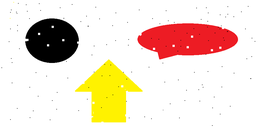
%> input picture Filtre Morfoloji ve Kenar Bulma/DaireOkBaloncuk.png, 260 x 130 px, shrunk from 957 x 479 before the run
$ octave filtreMorfoKenarBulma.m   (GNU Octave 9; MATLAB toolbox functions it lacks are replaced by stand-ins)
%> lines starting %> are read from the running program, lines starting %| are printed output that depends on the picture; in (x1, y1, x2, y2) boxes, pixels count from 0 and x2, y2 are one past the last pixel; in counts of white or black regions, pixels touching at a corner belong together; the program's own positions count from 1
resim = imread('DaireOkBaloncuk.png'); %resim alýndý
%> resim is the input picture: size 130x260x3 uint8; mean R, G, B 239.3, 222.5, 207.6
resimGray = resim(:,:,1)*0.2989 + resim(:,:,2)*0.5870 + resim(:,:,3)*0.1140;%resmi griye çevirdik
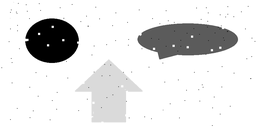
%> resimGray: size 130x260 uint8; min 0, max 255, mean 225.8

% medyan filtresi uygulamasý
[r,c]=size(resimGray);
%> r = 130; c = 260
resimMedyan=resimGray;
for i=2:r-3
    for j=2:c-3
        flt=[resimGray(i-1,j+3) resimGray(i,j+3) resimGray(i+1,j+3) resimGray(i+2,j+3) resimGray(i+3,j+3) resimGray(i+1,j+2) resimGray(i+3,j+1) resimGray(i+3,j) resimGray(i+3,j-1) resimGray(i-1,j+2) resimGray(i,j+2) resimGray(i+1,j+2) resimGray(i+2,j+2) resimGray(i+2,j-1) resimGray(i+2,j) resimGray(i+2,j+1) resimGray(i-1,j-1) resimGray(i-1,j) resimGray(i-1,j+1) resimGray(i,j-1) resimGray(i,j) resimGray(i,j+1) resimGray(i+1,j-1) resimGray(i+1,j) resimGray(i+1,j+1)];
        resimMedyan(i,j)=median(flt);
    end
end
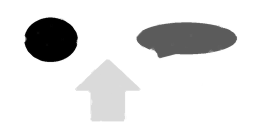
%> resimMedyan: size 130x260 uint8; 10.45% of pixels changed, all inside (x1, y1, x2, y2) = (1, 1, 256, 127)
% /medyan filtre uygulamasý sonu

% histogram bulma
histog = zeros(1,256);
[r,c] = size(resimMedyan);
for i = 1:r
    for j = 1:c
        histog(1, resimMedyan(i,j)+1) = histog(1, resimMedyan(i,j)+1) + 1;
    end
end
%> after the loop, histog = 256 values, max 26621 at index 255, min 0 at index 5, mean 132
% /histogram bulma sonu

% resmi siyah beyaz yapma
[r,c] = size(resimMedyan);
resimSiyahBeyaz = false(r,c);
for i = 1:r
    for j = 1:c
        if resimMedyan(i,j) < 254
            resimSiyahBeyaz(i,j) = true;
        end

    end
end
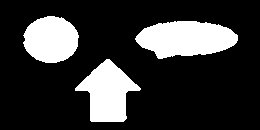
%> resimSiyahBeyaz: size 130x260 logical; 21.2% white; 3 white regions, box (x1, y1, x2, y2) and area: (135, 21, 238, 59) 2840, (75, 59, 141, 122) 2311, (23, 16, 79, 63) 2028
% /resmi siyah beyaz yapma

% Dilation(genleþme) kodu
genlesmeMatrisi=[1 1 1 1 1 1 1 1 1 1 1 1 1 1 1 1 1 1 1 1 1 1 1 1 1;];
KenarDoldurma=padarray(resimSiyahBeyaz,[0 3]);
%> KenarDoldurma: size 130x266 logical; 20.8% white; 3 white regions, box (x1, y1, x2, y2) and area: (138, 21, 241, 59) 2840, (78, 59, 144, 122) 2311, (26, 16, 82, 63) 2028
resimDilation=true(size(resimSiyahBeyaz));
for i=1:size(KenarDoldurma,1)
    for j=1:size(KenarDoldurma,2)-24
        resimDilation(i,j)=sum(genlesmeMatrisi&KenarDoldurma(i,j:j+24));
    end
end
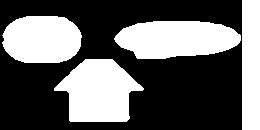
%> resimDilation: size 130x260 logical; 38.7% white; 4 white regions, box (x1, y1, x2, y2) and area: (54, 59, 144, 122) 3823, (114, 21, 241, 59) 3772, (2, 16, 82, 63) 3158, (242, 0, 260, 130) 2340
% /Dilation(genleþme) kodu sonu

% Erosion(aþýnma) kodu
asinmaMatrisi=[1 1 0];
kenarDoldurma=padarray(resimDilation,[0 1],1);
%> kenarDoldurma: size 130x262 logical; 39.2% white; 5 white regions, box (x1, y1, x2, y2) and area: (55, 59, 145, 122) 3823, (115, 21, 242, 59) 3772, (3, 16, 83, 63) 3158, (243, 0, 262, 130) 2470, (0, 0, 1, 130) 130
resimErosion=false(size(resimDilation));
for i=1:size(kenarDoldurma,1)
    for j=1:size(kenarDoldurma,2)-2
        In=kenarDoldurma(i,j:j+2);
        In1=find(asinmaMatrisi==1);
        if(In(In1)==1)
        resimErosion(i,j)=1;
        end
    end
end
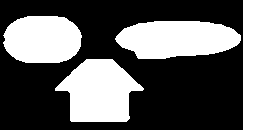
%> resimErosion: size 130x260 logical; 37.9% white; 4 white regions, box (x1, y1, x2, y2) and area: (55, 59, 144, 122) 3760, (115, 21, 241, 59) 3734, (3, 16, 82, 63) 3111, (243, 0, 260, 130) 2210
% /Erosion(aþýnma) kodu sonu

% /Sobel algoritmasý ile kenar bulma
resminAynasi=double(resimErosion);
for i=1:size(resminAynasi,1)-2
    for j=1:size(resminAynasi,2)-2
        Gx=((2*resminAynasi(i+2,j+1)+resminAynasi(i+2,j)+resminAynasi(i+2,j+2))-(2*resminAynasi(i,j+1)+resminAynasi(i,j)+resminAynasi(i,j+2)));
        Gy=((2*resminAynasi(i+1,j+2)+resminAynasi(i,j+2)+resminAynasi(i+2,j+2))-(2*resminAynasi(i+1,j)+resminAynasi(i,j)+resminAynasi(i+2,j)));
        kenarBul(i,j)=sqrt(Gx.^2+Gy.^2);
    end
end
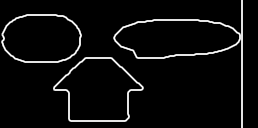
%> kenarBul: size 128x258 double; min 0, max 4.47, mean 0.215; drawn with min black and max white
% /Sobel algoritmasý ile kenar bulma

figure,
subplot(3,3,1);
imshow(resim);
title('Orjinal Resim');
subplot(3,3,2);
imshow(resimGray);
title('Gri Resim');
subplot(3,3,3);
imshow(resimMedyan);
title('Medyan Filtresi');
subplot(3,3,4);
imshow(resimSiyahBeyaz);
title('Siyah Beyaz Resim');
subplot(3,3,5);
imshow(resimDilation);
title('Genleþmiþ Resim');
subplot(3,3,6);
imshow(resimErosion);
title('Aþýnmýþ Resim');
subplot(3,3,8);
imshow(kenarBul);
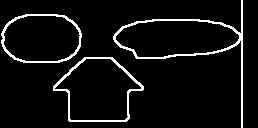
%> displayed picture: size 128x258, on the screen's scale of 0 to 255; 6.2% white in thin lines or dots
title('Kenarý Bulunan Resim');

$ run again, with Filtre Morfoloji ve Kenar Bulma/filtreMorfoKenarBulma.png copied over Filtre Morfoloji ve Kenar Bulma/DaireOkBaloncuk.png
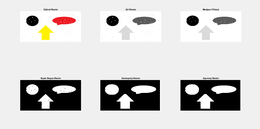
%> input picture Filtre Morfoloji ve Kenar Bulma/filtreMorfoKenarBulma.png, 260 x 129 px, shrunk from 1749 x 865 before the run
%> resim is the input picture: size 129x260x3 uint8; mean R, G, B 207.8, 206.8, 206
%> after the loop `for i = 1:r`: histog = 256 values, max 21267 at index 241, min 0 at index 5, mean 131
%> after the loop `for i = 1:r`:
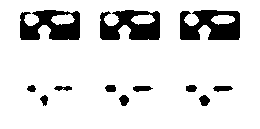
%> resimSiyahBeyaz: size 129x260 logical; 86.9% white; 12 black regions, largest, box (x1, y1, x2, y2) and area: (180, 10, 240, 40) 1289, (100, 10, 160, 40) 1238, (20, 10, 80, 40) 1224
%> KenarDoldurma: size 129x266 logical; 84.9% white; 14 black regions, largest, box (x1, y1, x2, y2) and area: (183, 10, 243, 40) 1289, (103, 10, 163, 40) 1238, (23, 10, 83, 40) 1224
%> kenarDoldurma: size 129x262 logical; 98.6% white; 6 black regions, box (x1, y1, x2, y2) and area: (211, 25, 220, 40) 100, (51, 25, 60, 39) 91, (131, 25, 140, 39) 91, (196, 11, 220, 15) 87, (116, 11, 140, 15) 50, (36, 11, 60, 15) 48
%> resminAynasi: size 129x260 double; values 0 (black) and 1 (white), 98.4% white; 6 black regions, box (x1, y1, x2, y2) and area: (210, 25, 220, 40) 115, (50, 25, 60, 39) 105, (130, 25, 140, 39) 105, (195, 11, 220, 15) 91, (115, 11, 140, 15) 54, (35, 11, 60, 15) 52
%> `imshow(kenarBul);`:
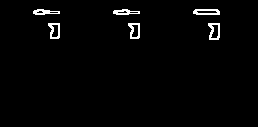
%> displayed picture: size 127x258, on the screen's scale of 0 to 255; 1.9% white in thin lines or dots, all inside (x1, y1, x2, y2) = (33, 9, 220, 40)
